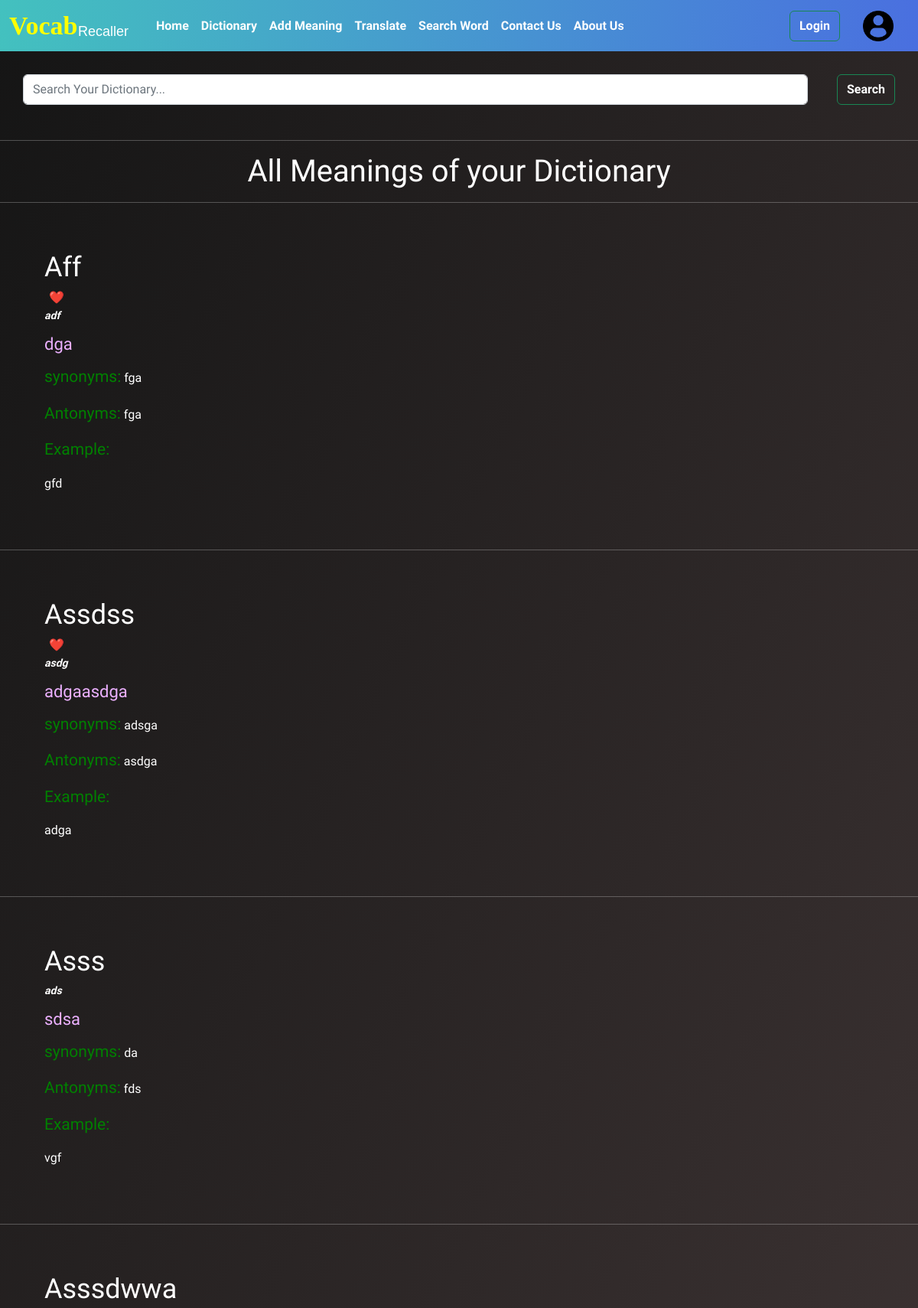
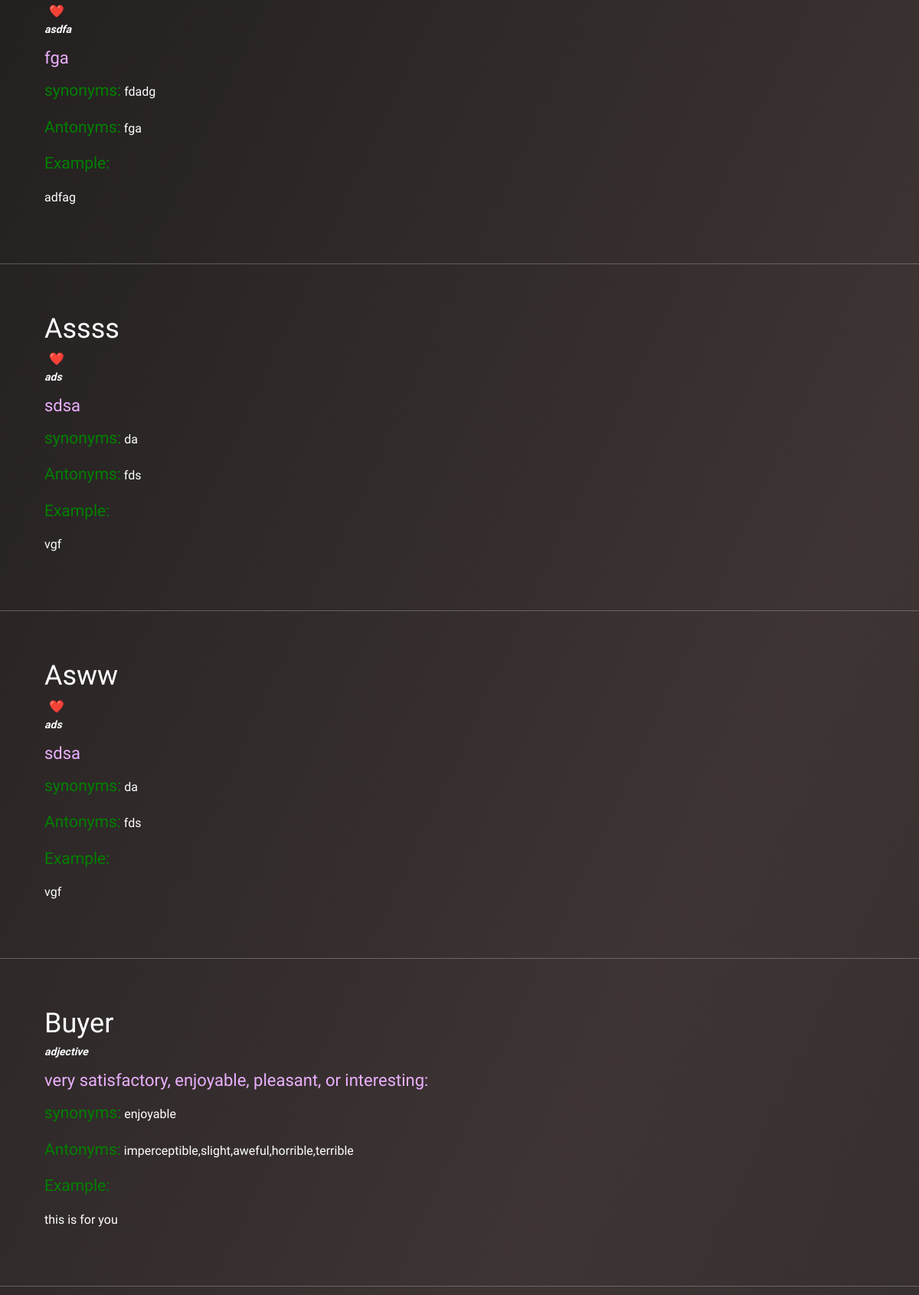
The app's page /show_dict (signed in, upper part) with its own data (2 pictures, top to bottom).
### dict/models.py (models this page shows, shortened)
class Dictionary(models.Model):
    username=models.CharField(default="", max_length=50)
    key=models.CharField(max_length=40,unique=True)
    type=models.CharField(max_length=40,default="")
    mean=models.CharField(max_length=200)
    synonym=models.CharField(max_length=40)
    antonym=models.CharField(max_length=40)
    example=models.CharField(max_length=300)

### dict/views.py (the view)
# urls.py: path("show_dict",views.show_dict,name="show_dict"),
def show_dict(request):
    if not request.user.is_authenticated:
        return HttpResponseRedirect('/login/')
    data=Dictionary.objects.all().order_by('key').values()
    c=FavDictMean.objects.filter(username=request.user)
    print([i.favMean for i in c ])
    context={
        'data':data,
        'FavMean':[i.favMean for i in c ]
    }
    return render(request,"show_dictionary.html",context=context)

### templates/show_dictionary.html (shortened to what this page needs)
{% extends 'index.html' %} {%block content%}
<div class="d-flex" role="search">
    <input class="form-control me-2" type="search" placeholder="Search Your Dictionary..." aria-label="Search" id="headword">
    <button class="btn btn-outline-success" type="submit" id="search">Search</button>
 </div>
<hr>
 <center>
     <h1 >  All Meanings of your Dictionary </h1>
     <hr>
 </center>
<div id="box">
    {% for i in data %}
    <div class="cont" id="cont">
        <h1 class="headword"> {{i.key}}</h1>
        {% if i.key not in FavMean %}
            <button type="submit" style="background: none; border:none;"  class="favourite" name={{i.key}}> ❤️</button>
        {% endif %}
        <p class="type"> {{i.type}}</p>
        <p class="mean">{{i.mean}}</p>
        <p class="sunonym"><span> synonyms:</span> {{i.synonym}}</p>
        <p class="antonym"><span> Antonyms:</span> {{i.antonym}}</p>
        <p> <span> Example:</span> </p>
        <p class="example"> {{i.example }}</p>
    </div>
    <hr>
    {% endfor %}
</div>
{% endblock %}

### templates/index.html (style rules this page uses)
:root { --BgPrimary: linear-gradient(95.25deg,#41d9b5 -29.38%,#4a6ee0 101.43%);; --BgSecondary: white; --textShadowPrimary: 0 0 1px #FF0000, 0 0 1px #0000FF; --textShadowSecondary: 0 0 1px #ffffff, 0 0 1px #ffffff; --colorPrimary: #4444f4; --colorSecondary: #000; --colortertiary: #fff; --colorFourth:#fb641b; --boxShadawPrimary: rgb(17 17 26 / 54%) 19px 7px 124px, rgb(17 17 26 / 27%) 0px 1px 24px, rgb(0 2 26 / 63%) 0px 11px 20px; --boxShadawSecondary: rgba(0, 0, 0, 0.25) 0px 54px 55px, rgba(0, 0, 0, 0.12) 0px -12px 30px, rgba(0, 0, 0, 0.12) 0px 4px 6px, rgba(0, 0, 0, 0.17) 0px 12px 13px, rgba(0, 0, 0, 0.09) 0px -3px 5px; --logoColor: #fb641b; --colorHover:rgb(170, 170, 170); }
body { background: linear-gradient(295deg, #000000db, #3a3030fa, #010101eb); color: white; font-family: 'Chakra Petch', sans-serif; }
.form-control { margin: 30px; }
.btn { height: 40px; margin: 30px; }
.cont { border-top: none; height: auto; margin: 20px; width: auto; padding: 38px; }
.headword { margin: 5px 0; font-size: 36px; color: white; text-transform: capitalize; font-weight: 400; }
.type { font-size: 14px; font-weight: bold; font-style: italic; }
.mean { margin-top: 10px; font-size: 22px; line-height: 1; text-align: justify; color: #ebb0ff; }
span { color: green; font-weight: 400; font-size: 21px; }
input::placeholder { color: white; }
button { color:white !important; font-weight: 700 !important; }

### records on screen
Dictionary: key "Aff", type "adf", mean "dga", synonym "fga", antonym "fga", example "gfd"
Dictionary: key "Assdss", type "asdg", mean "adgaasdga", synonym "adsga", antonym "asdga", example "adga"
Dictionary: key "Asss", type "ads", mean "sdsa", synonym "da", antonym "fds", example "vgf"
Dictionary: key "Asssdwwa", type "asdfa", mean "fga", synonym "fdadg", antonym "fga", example "adfag"
Dictionary: key "Assss", type "ads", mean "sdsa", synonym "da", antonym "fds", example "vgf"
Dictionary: key "Asww", type "ads", mean "sdsa", synonym "da", antonym "fds", example "vgf"
Dictionary: key "Buyer", type "adjective", mean "very satisfactory, enjoyable, pleasant, or interesting:", synonym "enjoyable", antonym "imperceptible,slight,aweful,horrible,terrible", example "this is for you"
